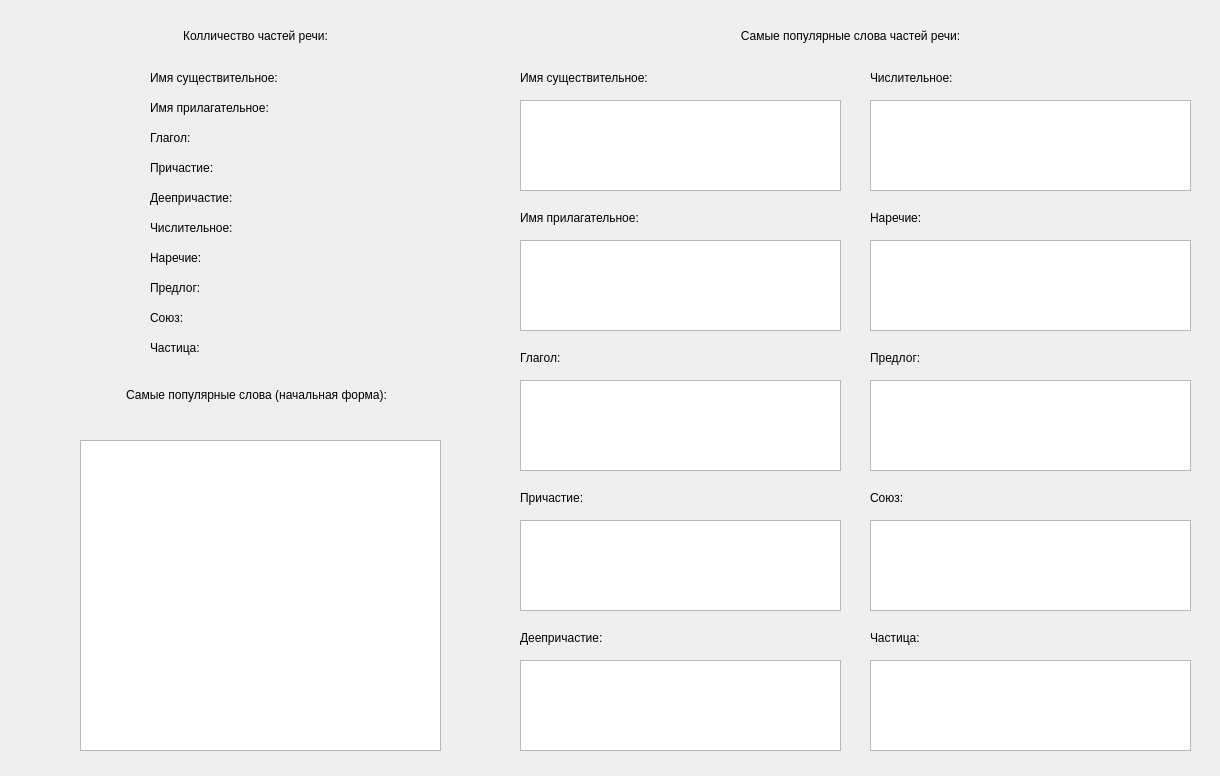
<?xml version="1.0" encoding="UTF-8"?>
<ui version="4.0">
 <class>Form</class>
 <widget class="QWidget" name="Form">
  <property name="geometry">
   <rect>
    <x>0</x>
    <y>0</y>
    <width>1220</width>
    <height>776</height>
   </rect>
  </property>
  <property name="windowTitle">
   <string>Информация</string>
  </property>
  <widget class="QLabel" name="count_label">
   <property name="geometry">
    <rect>
     <x>90</x>
     <y>20</y>
     <width>331</width>
     <height>31</height>
    </rect>
   </property>
   <property name="layoutDirection">
    <enum>Qt::LeftToRight</enum>
   </property>
   <property name="text">
    <string>Колличество частей речи:</string>
   </property>
   <property name="alignment">
    <set>Qt::AlignCenter</set>
   </property>
  </widget>
  <widget class="QLabel" name="noun_label">
   <property name="geometry">
    <rect>
     <x>150</x>
     <y>70</y>
     <width>201</width>
     <height>16</height>
    </rect>
   </property>
   <property name="text">
    <string>Имя существительное:</string>
   </property>
  </widget>
  <widget class="QLabel" name="adjf_label">
   <property name="geometry">
    <rect>
     <x>150</x>
     <y>100</y>
     <width>201</width>
     <height>16</height>
    </rect>
   </property>
   <property name="text">
    <string>Имя прилагательное:</string>
   </property>
  </widget>
  <widget class="QLabel" name="verb_label">
   <property name="geometry">
    <rect>
     <x>150</x>
     <y>130</y>
     <width>201</width>
     <height>16</height>
    </rect>
   </property>
   <property name="text">
    <string>Глагол:</string>
   </property>
  </widget>
  <widget class="QLabel" name="prtf_label">
   <property name="geometry">
    <rect>
     <x>150</x>
     <y>160</y>
     <width>201</width>
     <height>16</height>
    </rect>
   </property>
   <property name="text">
    <string>Причастие:</string>
   </property>
  </widget>
  <widget class="QLabel" name="grnd_label">
   <property name="geometry">
    <rect>
     <x>150</x>
     <y>190</y>
     <width>201</width>
     <height>16</height>
    </rect>
   </property>
   <property name="text">
    <string>Деепричастие:</string>
   </property>
  </widget>
  <widget class="QLabel" name="advb_label">
   <property name="geometry">
    <rect>
     <x>150</x>
     <y>250</y>
     <width>201</width>
     <height>16</height>
    </rect>
   </property>
   <property name="text">
    <string>Наречие:</string>
   </property>
  </widget>
  <widget class="QLabel" name="prep_label">
   <property name="geometry">
    <rect>
     <x>150</x>
     <y>280</y>
     <width>201</width>
     <height>16</height>
    </rect>
   </property>
   <property name="text">
    <string>Предлог:</string>
   </property>
  </widget>
  <widget class="QLabel" name="numr_label">
   <property name="geometry">
    <rect>
     <x>150</x>
     <y>220</y>
     <width>201</width>
     <height>16</height>
    </rect>
   </property>
   <property name="text">
    <string>Числительное:</string>
   </property>
  </widget>
  <widget class="QLabel" name="prcl_label">
   <property name="geometry">
    <rect>
     <x>150</x>
     <y>340</y>
     <width>201</width>
     <height>16</height>
    </rect>
   </property>
   <property name="text">
    <string>Частица:</string>
   </property>
  </widget>
  <widget class="QLabel" name="conj_label">
   <property name="geometry">
    <rect>
     <x>150</x>
     <y>310</y>
     <width>201</width>
     <height>16</height>
    </rect>
   </property>
   <property name="text">
    <string>Союз:</string>
   </property>
  </widget>
  <widget class="QLabel" name="popular_words_label">
   <property name="geometry">
    <rect>
     <x>26</x>
     <y>379</y>
     <width>461</width>
     <height>31</height>
    </rect>
   </property>
   <property name="text">
    <string>Самые популярные слова (начальная форма):</string>
   </property>
   <property name="alignment">
    <set>Qt::AlignCenter</set>
   </property>
  </widget>
  <widget class="QListWidget" name="list_popular_words">
   <property name="geometry">
    <rect>
     <x>80</x>
     <y>440</y>
     <width>361</width>
     <height>311</height>
    </rect>
   </property>
  </widget>
  <widget class="QLabel" name="popular_words">
   <property name="geometry">
    <rect>
     <x>650</x>
     <y>20</y>
     <width>401</width>
     <height>31</height>
    </rect>
   </property>
   <property name="layoutDirection">
    <enum>Qt::LeftToRight</enum>
   </property>
   <property name="text">
    <string>Самые популярные слова частей речи:</string>
   </property>
   <property name="alignment">
    <set>Qt::AlignCenter</set>
   </property>
  </widget>
  <widget class="QLabel" name="noun_label_2">
   <property name="geometry">
    <rect>
     <x>520</x>
     <y>70</y>
     <width>321</width>
     <height>16</height>
    </rect>
   </property>
   <property name="text">
    <string>Имя существительное:</string>
   </property>
  </widget>
  <widget class="QLabel" name="adjf_label_2">
   <property name="geometry">
    <rect>
     <x>520</x>
     <y>210</y>
     <width>321</width>
     <height>16</height>
    </rect>
   </property>
   <property name="text">
    <string>Имя прилагательное:</string>
   </property>
  </widget>
  <widget class="QLabel" name="verb_label_2">
   <property name="geometry">
    <rect>
     <x>520</x>
     <y>350</y>
     <width>321</width>
     <height>16</height>
    </rect>
   </property>
   <property name="text">
    <string>Глагол:</string>
   </property>
  </widget>
  <widget class="QLabel" name="prtf_label_2">
   <property name="geometry">
    <rect>
     <x>520</x>
     <y>490</y>
     <width>321</width>
     <height>16</height>
    </rect>
   </property>
   <property name="text">
    <string>Причастие:</string>
   </property>
  </widget>
  <widget class="QLabel" name="grnd_label_2">
   <property name="geometry">
    <rect>
     <x>520</x>
     <y>630</y>
     <width>321</width>
     <height>16</height>
    </rect>
   </property>
   <property name="text">
    <string>Деепричастие:</string>
   </property>
  </widget>
  <widget class="QLabel" name="numr_label_2">
   <property name="geometry">
    <rect>
     <x>870</x>
     <y>70</y>
     <width>321</width>
     <height>16</height>
    </rect>
   </property>
   <property name="text">
    <string>Числительное:</string>
   </property>
  </widget>
  <widget class="QListWidget" name="adjf_list">
   <property name="geometry">
    <rect>
     <x>520</x>
     <y>240</y>
     <width>321</width>
     <height>91</height>
    </rect>
   </property>
  </widget>
  <widget class="QListWidget" name="verb_list">
   <property name="geometry">
    <rect>
     <x>520</x>
     <y>380</y>
     <width>321</width>
     <height>91</height>
    </rect>
   </property>
  </widget>
  <widget class="QListWidget" name="prtf_list">
   <property name="geometry">
    <rect>
     <x>520</x>
     <y>520</y>
     <width>321</width>
     <height>91</height>
    </rect>
   </property>
  </widget>
  <widget class="QListWidget" name="grnd_list">
   <property name="geometry">
    <rect>
     <x>520</x>
     <y>660</y>
     <width>321</width>
     <height>91</height>
    </rect>
   </property>
  </widget>
  <widget class="QListWidget" name="noun_list">
   <property name="geometry">
    <rect>
     <x>520</x>
     <y>100</y>
     <width>321</width>
     <height>91</height>
    </rect>
   </property>
  </widget>
  <widget class="QListWidget" name="prep_list">
   <property name="geometry">
    <rect>
     <x>870</x>
     <y>380</y>
     <width>321</width>
     <height>91</height>
    </rect>
   </property>
  </widget>
  <widget class="QListWidget" name="prcl_list">
   <property name="geometry">
    <rect>
     <x>870</x>
     <y>660</y>
     <width>321</width>
     <height>91</height>
    </rect>
   </property>
  </widget>
  <widget class="QListWidget" name="advb_list">
   <property name="geometry">
    <rect>
     <x>870</x>
     <y>240</y>
     <width>321</width>
     <height>91</height>
    </rect>
   </property>
  </widget>
  <widget class="QListWidget" name="conj_list">
   <property name="geometry">
    <rect>
     <x>870</x>
     <y>520</y>
     <width>321</width>
     <height>91</height>
    </rect>
   </property>
  </widget>
  <widget class="QListWidget" name="numr_list">
   <property name="geometry">
    <rect>
     <x>870</x>
     <y>100</y>
     <width>321</width>
     <height>91</height>
    </rect>
   </property>
  </widget>
  <widget class="QLabel" name="advb_label_2">
   <property name="geometry">
    <rect>
     <x>870</x>
     <y>210</y>
     <width>321</width>
     <height>16</height>
    </rect>
   </property>
   <property name="text">
    <string>Наречие:</string>
   </property>
  </widget>
  <widget class="QLabel" name="prep_label_2">
   <property name="geometry">
    <rect>
     <x>870</x>
     <y>350</y>
     <width>321</width>
     <height>16</height>
    </rect>
   </property>
   <property name="text">
    <string>Предлог:</string>
   </property>
  </widget>
  <widget class="QLabel" name="conj_label_2">
   <property name="geometry">
    <rect>
     <x>870</x>
     <y>490</y>
     <width>321</width>
     <height>16</height>
    </rect>
   </property>
   <property name="text">
    <string>Союз:</string>
   </property>
  </widget>
  <widget class="QLabel" name="prcl_label_2">
   <property name="geometry">
    <rect>
     <x>870</x>
     <y>630</y>
     <width>321</width>
     <height>16</height>
    </rect>
   </property>
   <property name="text">
    <string>Частица:</string>
   </property>
  </widget>
 </widget>
 <resources/>
 <connections/>
</ui>
